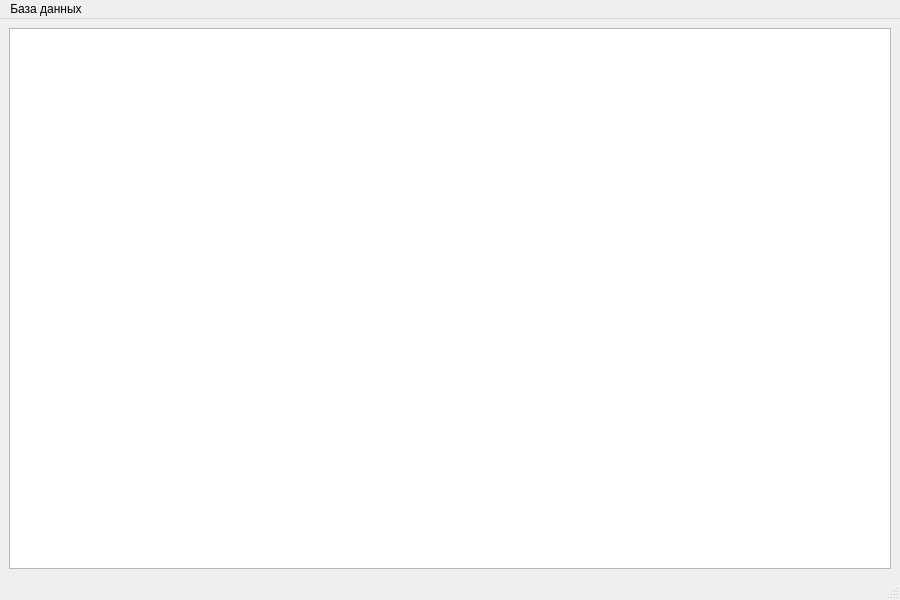
<?xml version="1.0" encoding="UTF-8"?>
<ui version="4.0">
 <class>MainWindow</class>
 <widget class="QMainWindow" name="MainWindow">
  <property name="geometry">
   <rect>
    <x>0</x>
    <y>0</y>
    <width>900</width>
    <height>600</height>
   </rect>
  </property>
  <property name="windowTitle">
   <string>MainWindow</string>
  </property>
  <widget class="QWidget" name="centralwidget">
   <layout class="QVBoxLayout" name="verticalLayout_2">
    <item>
     <layout class="QVBoxLayout" name="ltMainLayout">
      <item>
       <widget class="QTableView" name="tvTodaySales"/>
      </item>
     </layout>
    </item>
   </layout>
  </widget>
  <widget class="QMenuBar" name="mbMainMenu">
   <property name="geometry">
    <rect>
     <x>0</x>
     <y>0</y>
     <width>900</width>
     <height>21</height>
    </rect>
   </property>
   <widget class="QMenu" name="mnDatabase">
    <property name="title">
     <string>База данных</string>
    </property>
    <addaction name="actSales"/>
    <addaction name="actClients"/>
   </widget>
   <addaction name="mnDatabase"/>
  </widget>
  <widget class="QStatusBar" name="sbMainStatusBar"/>
  <action name="actSales">
   <property name="text">
    <string>Продажи</string>
   </property>
  </action>
  <action name="actClients">
   <property name="text">
    <string>Клиенты</string>
   </property>
  </action>
 </widget>
 <resources/>
 <connections/>
</ui>
